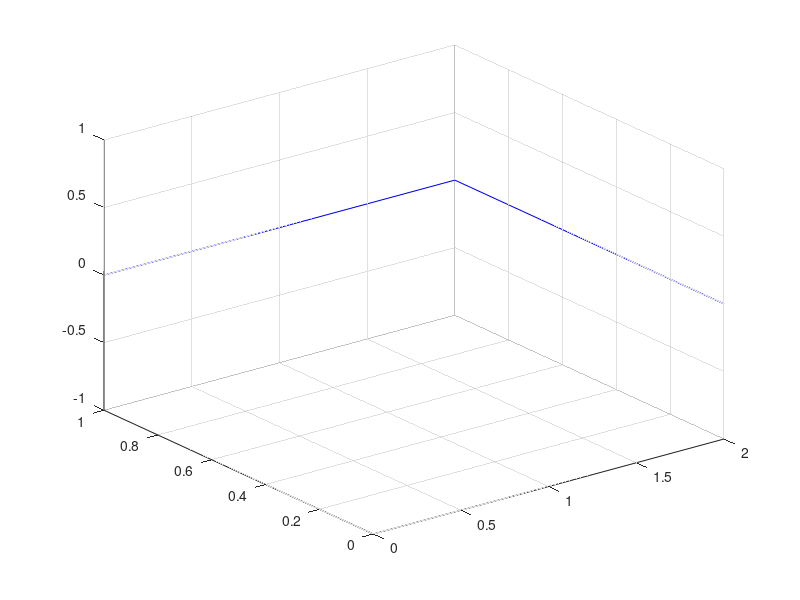

Write MATLAB code to recreate this figure.
% ----------------------------------------------------------------------
% ejemplo de codigo para analisis de emparrillados usando a metodo matricial
% Ejecucion en GNU-Octave - Octubre 2019 - Jorge Perez Zerpa, Ignacio Suarez, Bruno Bouchard
% ----------------------------------------------------------------------
close all, clear all
% ======= parametros ingresados ==========
l  = 2 ;  width = 0.05 ;    E  = 210e9 ; nu = 0.3 ;   P  = 4e3   ;
% propiedades geometricas de seccion cuadrada
J = 0.141*width^4 ; I  = width^4/12 ; A  = width^2    ;
% coord nodos   x    z      
Nodes = [       0   l/2  ; ...
                l   l/2  ; ...
                l     0  ] ;
% conectividad: nodo1 nodo2
Conec = [       1     2 ; ...
                2     3 ] ;
Angles = [ 0 -pi/2 ]' ;
fixeddofs = [ 1 2 3 7 ];

% ======= calculos ==========
G = E/(2*(1+nu)) ; % modulo de corte
nelems = size( Conec,1); nnodes = size( Nodes,1);
freedofs  = (1:(3*nnodes));  freedofs(fixeddofs) = [] ;
KG      = sparse( 3*nnodes, 3*nnodes ) ;
for i = 1:nelems
  alphay = Angles(i);  ca = cos(alphay); sa = sin(alphay);  
  R = [ ca  0 -sa  0  0   0 ; ...
        0   1   0  0  0   0 ; ...
        sa  0  ca  0  0   0 ; ...
        0   0   0  ca 0 -sa ; ...
        0   0   0  0  1   0 ; ...
        0   0   0  sa 0  ca ] ;
  elemNodes = Conec( i,:);
  lelem     = norm( Nodes( elemNodes(2),:) - Nodes( elemNodes(1),:) ) ;
  KL = zeros(6,6);  
  KL([1 4],[1 4])         = G*J/lelem * [ 1 -1 ; -1  1 ] ; 
  KL([2 3 5 6],[2 3 5 6]) = E*I*[ 12/(lelem^3)  6/(lelem^2) -12/(lelem^3)  6/(lelem^2);
                                   6/(lelem^2)  4/(lelem  )  -6/(lelem^2)  2/(lelem  );
                                 -12/(lelem^3) -6/(lelem^2)  12/(lelem^3) -6/(lelem^2);
                                   6/(lelem^2)  2/(lelem  )  -6/(lelem^2)  4/(lelem  )];
  dofsElem=[ (elemNodes(1)*3-2):(elemNodes(1)*3) (elemNodes(2)*3-2):(elemNodes(2)*3) ];
  KG( dofsElem, dofsElem ) += R * KL * R' ;
end
FG = zeros ( 3*nnodes, 1) ;     FG(8) = -P/2 ;

% imposicion de condiciones de contorno
KG(fixeddofs, :) = [] ; KG(:, fixeddofs) = [] ;  FG( fixeddofs  ) = [] ;

% resolucion de sistema
u = KG\FG ;    UG = zeros( 3*nnodes,1);    UG(freedofs ) = u 

% ploteo de emparrillado
figure, hold on, grid on
diameterStructure = max(max( Nodes))  - min(min(Nodes)) ;
margen = 0.1 * diameterStructure ;
for i=1:nelems
  nodesElem = Conec(i,:) ;
  p1 = Nodes( nodesElem(1),:) 
  p2 = Nodes( nodesElem(2),:) 
  plot3( [p1(1)  p2(1)], [p1(2)  p2(2)], [0 0] ,'b')
end
view(3)
